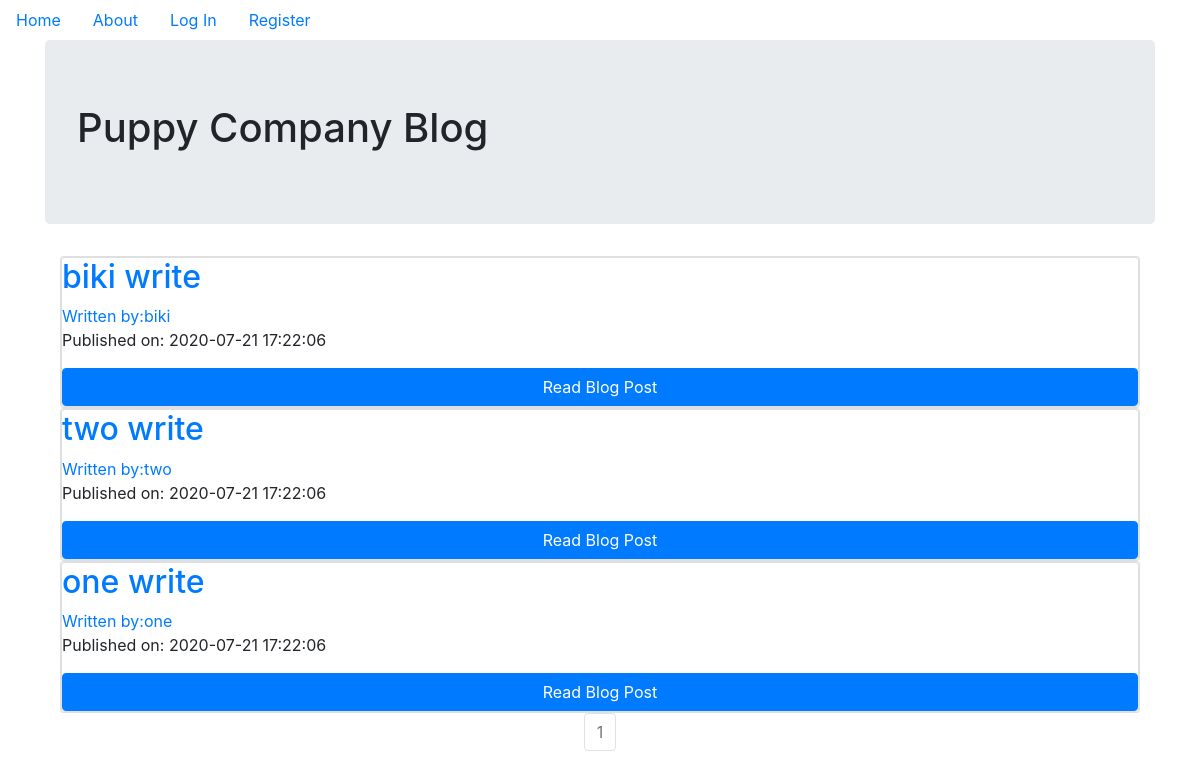
The page / on the database its author committed.
### puppycompanyblog/models.py (models this page shows, shortened)
class BlogPost(db.Model):
    users = db.relationship(User)
    id = db.Column(db.Integer,primary_key=True)
    user_id = db.Column(db.Integer,db.ForeignKey('users.id'),nullable=False)
    date = db.Column(db.DateTime, nullable=False, default=datetime.now(pytz.timezone('Asia/Tokyo')))
    title = db.Column(db.String(140), nullable=False)
    text = db.Column(db.Text,nullable=False)

class User(db.Model , UserMixin):
    __tablename__ = 'users'
    id = db.Column(db.Integer , primary_key = True)
    profile_image = db.Column(db.String(64), nullable=False,default='default_profile.png')
    email = db.Column(db.String(64), unique=True  , index = True)
    username = db.Column(db.String(64), unique=True, index=True)
    password_hash = db.Column(db.String(128))
    posts = db.relationship('BlogPost', backref='author', lazy=True)

### puppycompanyblog/core/views.py (the view)
@core.route('/')
def index():
    page = request.args.get('page',type=int)
    blog_posts = BlogPost.query.order_by(BlogPost.date.desc()).paginate(page=page,per_page=5)
    return render_template('index.html',blog_posts=blog_posts)

### puppycompanyblog/templates/index.html
{% extends "base.html" %}
{% block content %}
    <div class="jumbotron">
        <h1>Puppy Company Blog</h1>
    </div>
    <div class="container">
        {% for post in blog_posts.items %}
            <div class="card">
                <div class="card body">
                    <h2> <a class="card-title" href="{{url_for('blog_posts.blog_post',blog_post_id=post.id)}}">{{post.title}}</a></h2>
                    <a href="{{url_for('users.user_posts',username=post.author.username)}}">Written by:{{post.author.username}}</a>
                    <p>Published on: {{post.date.strftime("%Y-%m-%d %H:%M:%S")}}</p>
                    <a class="btn btn-primary" href="{{url_for('blog_posts.blog_post',blog_post_id=post.id)}}">Read Blog Post</a>
                </div>
            </div>
        {% endfor %}
    </div>
    <nav aria-label='Page Navigation example'>
        <ul class="pagination justify-content-center">
            {% for page_num in blog_posts.iter_pages(left_edge=1,right_edge=1,left_current=1,right_current=2) %}
            {% if blog_posts.page == page_num %}
            <li class="page-item disabled">
                <a class="page-link" href="{{url_for('core.index',page=page_num)}}">{{page_num}}</a>
            </li>
            {% else %}
            <li class="page-item">
                <a class="page-link" href="{{url_for('core.index',page=page_num)}}">{{page_num}}</a>
            </li>
            {% endif %}
            {% endfor %}
        </ul>
    </nav>
{% endblock %}

### rows shown on the page
BlogPost: title "biki write", author.username "biki", date "2020-07-21 17:22:06"
BlogPost: title "two write", author.username "two", date "2020-07-21 17:22:06"
BlogPost: title "one write", author.username "one", date "2020-07-21 17:22:06"

### other values the page prints
{{ page_num }} "1"
